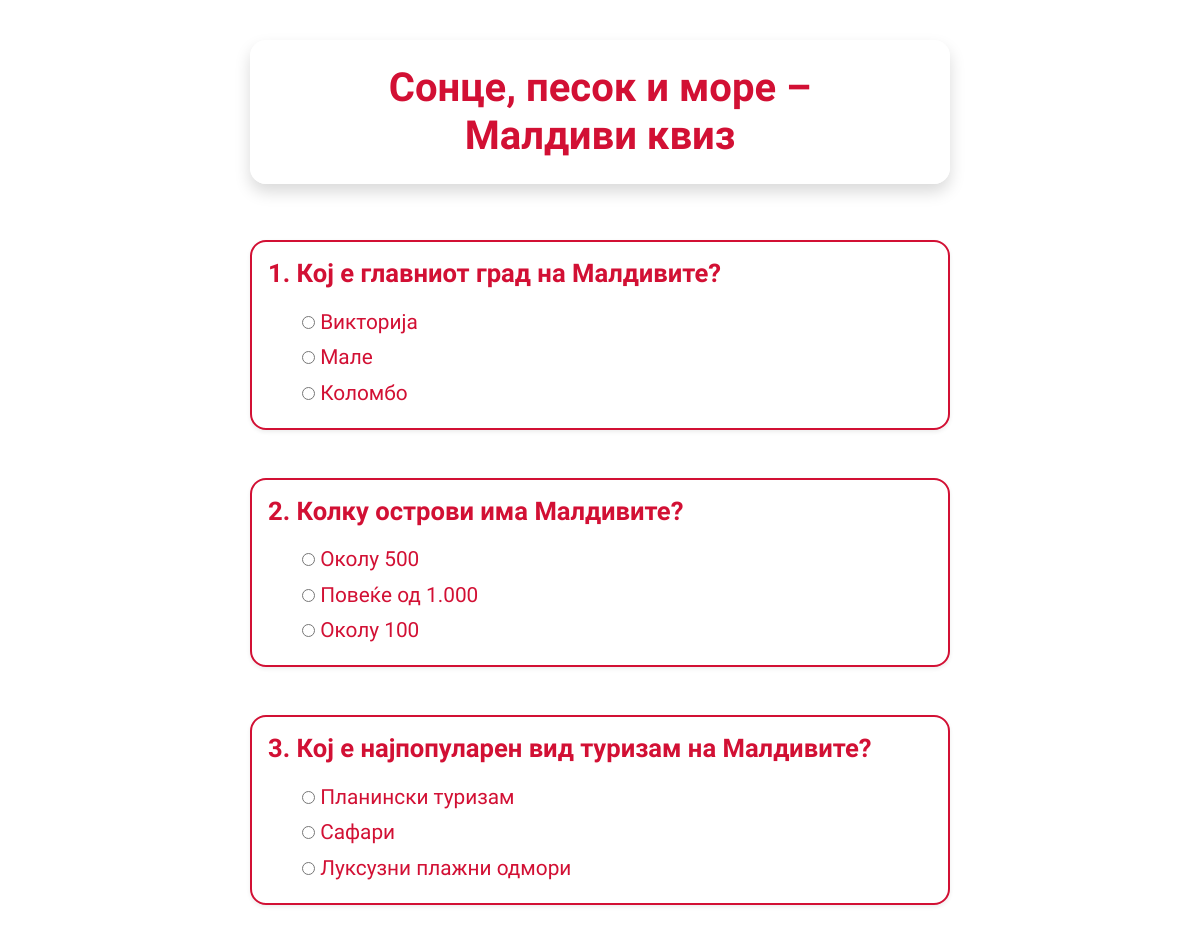
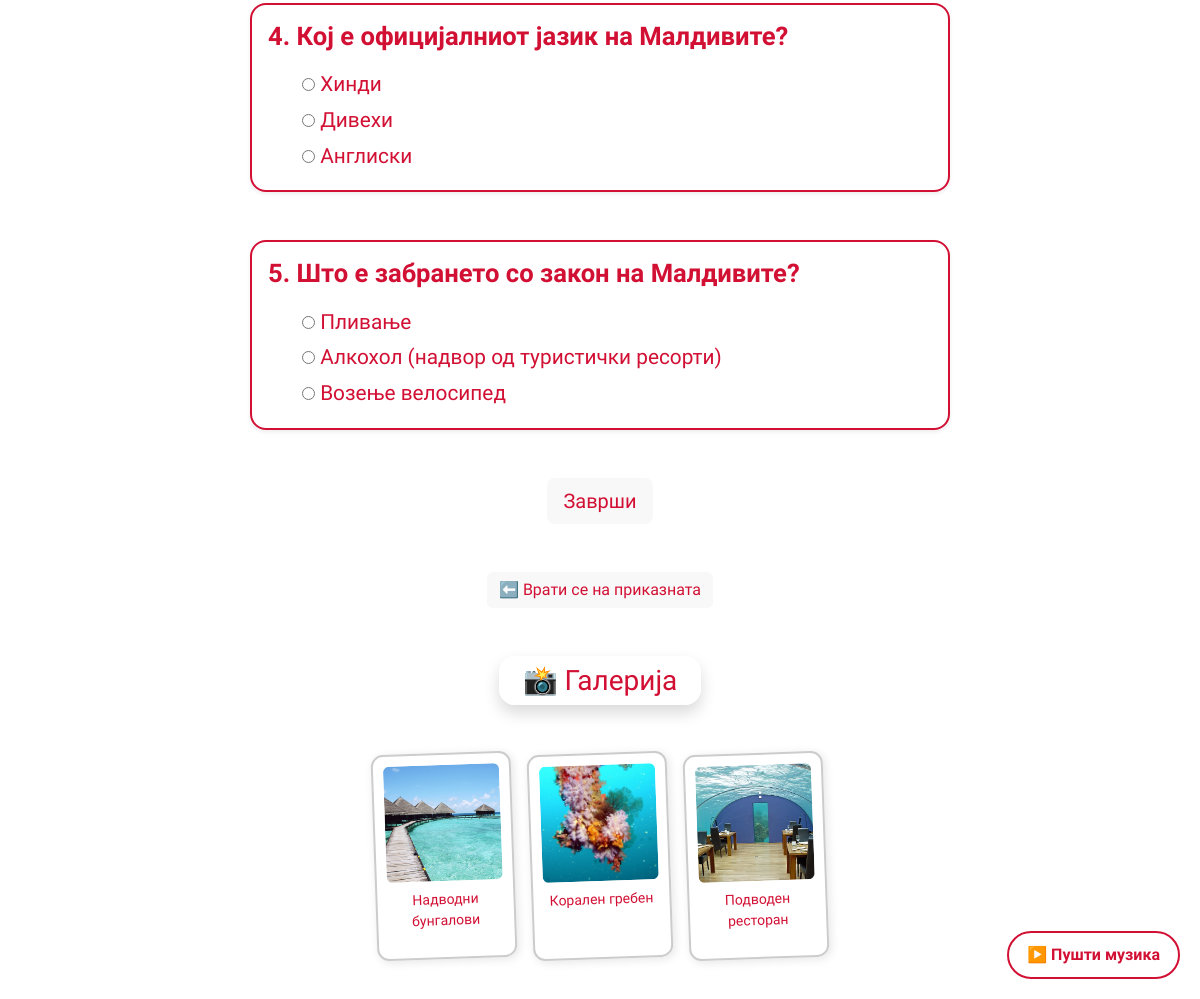
Page /country_questions/Малдиви/ on the committed database (2 pictures, top to bottom).
### myapp/models.py (models this page shows, shortened)
class Country(models.Model):
    name = models.CharField(max_length=100)
    headline = models.CharField(max_length=100)
    background = models.ImageField(upload_to="background_photos/", null=True, blank=True)
    color = models.CharField(max_length=100)
    flag_emoji = models.CharField(max_length=4, null=True, blank=True)

class Question(models.Model):
    country = models.ForeignKey(Country, on_delete=models.CASCADE)
    content = models.CharField(max_length=200)

class Choice(models.Model):
    question = models.ForeignKey(Question, on_delete=models.CASCADE)
    content = models.CharField(max_length=200)
    is_correct = models.BooleanField(default=False)

class Polaroid(models.Model):
    country = models.ForeignKey(Country, on_delete=models.CASCADE)
    headline = models.CharField(max_length=100)
    photo = models.ImageField(upload_to="polaroid_photos/", null=True, blank=True)
    explanation = models.TextField(null=True, blank=True)

### myapp/views.py (the view)
# urls.py: path('country_questions/<country_name>/', views.country_questions, name='country_questions'),
def country_questions(request, country_name):
    if not country_name:
        country_name = "Јапонија"
    country = Country.objects.filter(name=country_name).first()
    questions = country.question_set.all().prefetch_related('choice_set')
    polaroids = country.polaroid_set.all()
    song = getattr(country, 'song', None)
    for question in questions:
        choices = list(question.choice_set.all())
        random.shuffle(choices)
        question.shuffled_choices = choices
    context = {
        'country': country,
        'questions': questions,
        'polaroids': polaroids,
        'song': song,
        'app_name': 'myapp',
    }
    return render(request, 'countryTemplate.html', context)

### templates/countryTemplate.html (shortened to what this page needs)
{% load static %}
<!DOCTYPE html>
<html lang="mk">
<head>
    <link href="https://cdn.jsdelivr.net/npm/bootstrap@5.3.3/dist/css/bootstrap.min.css" rel="stylesheet">
</head>
<body>
<button id="musicToggleBtn" class="music-toggle-btn" onclick="toggleMusic()">
  ▶️ Пушти музика
</button>
<div class="quiz-block text-center mb-5">
    <h1 class="fw-bold py-4 px-5 rounded-4 shadow d-inline-block text-center"
        style="background-color: rgba(255, 255, 255, 0.85); color: {{ country.color }};">
        {{ country.headline }}
    </h1>
</div>
<form id="quizForm" class="mt-4 quiz-block">
    {% for question in questions %}
        <div class="card my-5 shadow-sm rounded-4"
        style="background-color: rgba(255, 255, 255, 0.85); border: 2px solid {{ country.color }};">
            <div class="card-body">
                <h5 class="card-title mb-3 fw-bold" style="color: {{ country.color }};">
                    {{ forloop.counter }}. {{ question.content }}
                </h5>
                {% for choice in question.shuffled_choices %}
                    <div class="form-check">
                        <input type="radio"
                               name="q{{ forloop.parentloop.counter }}"
                               value="{{ choice.is_correct|yesno:'1,0' }}"
                               id="q{{ forloop.parentloop.counter }}-{{ forloop.counter }}"
                               style="accent-color: {{ country.color }};">
                        <label class="form-check-label" for="q{{ forloop.parentloop.counter }}-{{ forloop.counter }}"
                               style="color: {{ country.color }};">
                            {{ choice.content }}
                        </label>
                    </div>
                {% endfor %}
            </div>
        </div>
    {% endfor %}
    <div class="text-center mt-4">
        <button type="button" class="btn btn-lg btn-softwhite" onclick="calculateScore()">Заврши</button>
    </div>
</form>
<div class="container text-center mt-5">
    <a href="https://read.bookcreator.com/" target="_blank" class="btn btn-softwhite">
        ⬅️ Врати се на приказната
    </a>
</div>
<div class="container mt-5">
    <div class="text-center mb-4">
  <h3 class="d-inline-block px-4 py-2 rounded-4 shadow"
      style="background-color: rgba(255,255,255,0.85); color: {{ country.color }};">
    📸 Галерија
  </h3>
</div>
    <div class="d-flex flex-wrap justify-content-center gap-3" style="margin-top: 40px;">
        {% for photo in polaroids %}
            <div class="polaroid-box">
                <img src="{{ photo.photo.url }}" alt="{{ photo.headline }}"
                onclick="openPopup('{{ photo.photo.url }}', `{{ photo.explanation|default:''|escapejs }}`)"
                style="cursor: zoom-in; width: 100%; aspect-ratio: 1 / 1; object-fit: cover; display: block; border-radius: 6px;">
                <p style="margin-top: 8px; font-size: 14px; color: {{ country.color }};">{{ photo.headline }}</p>
            </div>
        {% endfor %}
    </div>
</div>
</body>
</html>

### rows in the picture
Country: headline "Сонце, песок и море – Малдиви квиз"
Question: content "Кој е главниот град на Малдивите?"
Choice: content "Викторија"
Choice: content "Мале"
Choice: content "Коломбо"
Question: content "Колку острови има Малдивите?"
Choice: content "Околу 500"
Choice: content "Повеќе од 1.000"
Choice: content "Околу 100"
Question: content "Кој е најпопуларен вид туризам на Малдивите?"
Choice: content "Планински туризам"
Choice: content "Сафари"
Choice: content "Луксузни плажни одмори"
Question: content "Кој е официјалниот јазик на Малдивите?"
Choice: content "Хинди"
Choice: content "Дивехи"
Choice: content "Англиски"
Question: content "Што е забрането со закон на Малдивите?"
Choice: content "Пливање"
Choice: content "Алкохол (надвор од туристички ресорти)"
Choice: content "Возење велосипед"
Polaroid: photo (picture), headline "Надводни бунгалови"
Polaroid: photo (picture), headline "Корален гребен"
Polaroid: photo (picture), headline "Подводен ресторан"
